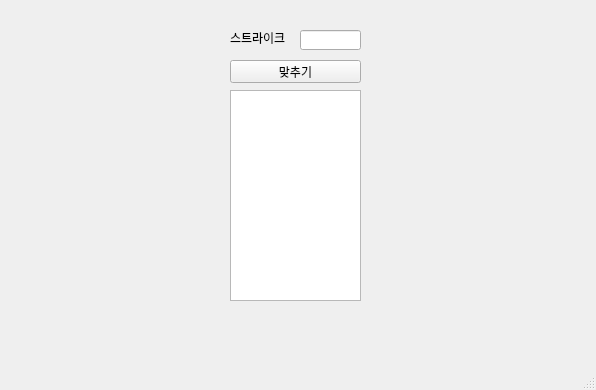
<?xml version="1.0" encoding="UTF-8"?>
<ui version="4.0">
 <class>MainWindow</class>
 <widget class="QMainWindow" name="MainWindow">
  <property name="geometry">
   <rect>
    <x>0</x>
    <y>0</y>
    <width>596</width>
    <height>390</height>
   </rect>
  </property>
  <property name="windowTitle">
   <string>MainWindow</string>
  </property>
  <widget class="QWidget" name="centralwidget">
   <widget class="QLineEdit" name="le">
    <property name="geometry">
     <rect>
      <x>300</x>
      <y>30</y>
      <width>61</width>
      <height>20</height>
     </rect>
    </property>
    <property name="text">
     <string/>
    </property>
   </widget>
   <widget class="QPushButton" name="pb">
    <property name="geometry">
     <rect>
      <x>230</x>
      <y>60</y>
      <width>131</width>
      <height>23</height>
     </rect>
    </property>
    <property name="text">
     <string>맞추기</string>
    </property>
   </widget>
   <widget class="QLabel" name="lbl">
    <property name="geometry">
     <rect>
      <x>230</x>
      <y>30</y>
      <width>71</width>
      <height>16</height>
     </rect>
    </property>
    <property name="text">
     <string>스트라이크</string>
    </property>
   </widget>
   <widget class="QTextEdit" name="te">
    <property name="geometry">
     <rect>
      <x>230</x>
      <y>90</y>
      <width>131</width>
      <height>211</height>
     </rect>
    </property>
   </widget>
  </widget>
  <widget class="QStatusBar" name="statusbar"/>
 </widget>
 <resources/>
 <connections/>
</ui>
